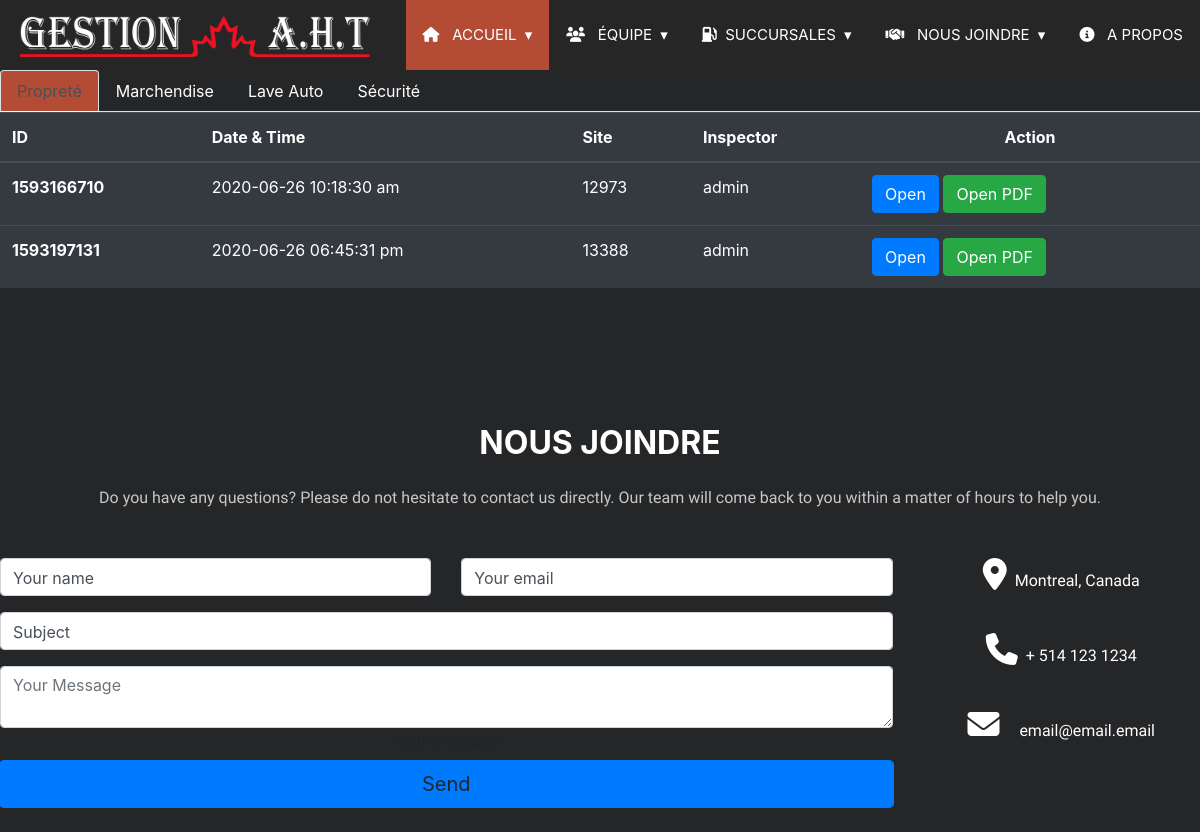
/inspection.php, run on an earlier commit of the app's database.
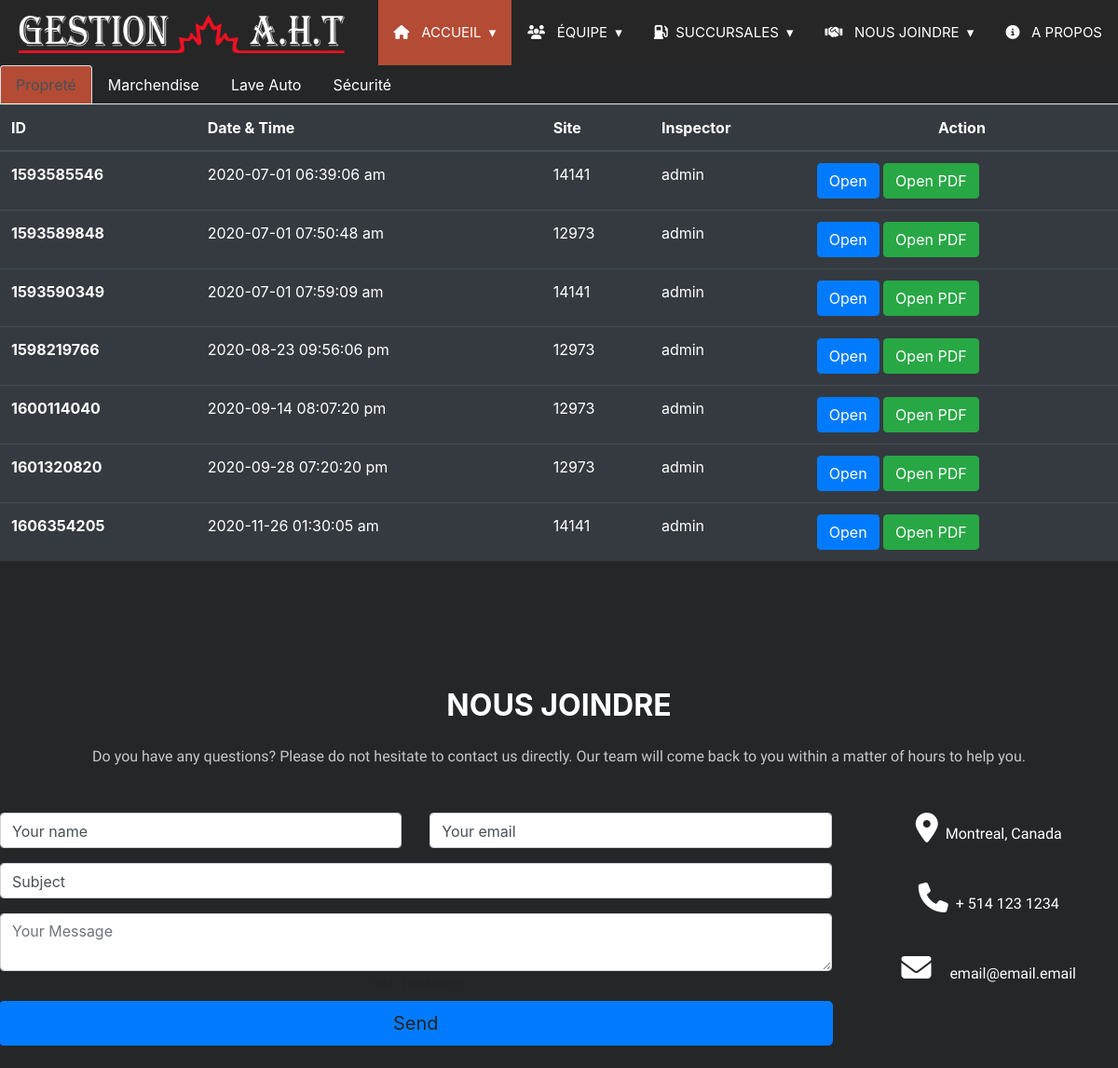
And on a later commit of the database.
### tables this page shows
CREATE TABLE IF NOT EXISTS `tbl_inspection` (
  `id` int(10) NOT NULL AUTO_INCREMENT,
  `type` tinyint(2) NOT NULL,
  `question_number` int(11) NOT NULL,
  `score` decimal(7,1) NOT NULL,
  `comment` varchar(500) DEFAULT NULL,
  `image` varchar(250) DEFAULT NULL,
  `tbl_users_id` int(10) NOT NULL,
  `tbl_evaluation_id` int(11) NOT NULL,
  `tbl_sites_id` int(10) NOT NULL,
  `status` int(1) NOT NULL DEFAULT '1',
  PRIMARY KEY (`id`)
);

CREATE TABLE IF NOT EXISTS `tbl_sites` (
  `id` int(10) NOT NULL AUTO_INCREMENT,
  `site_number` varchar(50) NOT NULL,
  `address` varchar(220) NOT NULL,
  `postalcode` varchar(8) NOT NULL,
  `site_contact` bigint(20) NOT NULL,
  `site_email` varchar(50) NOT NULL,
  `manager` varchar(30) NOT NULL,
  `manager_contact` bigint(20) NOT NULL,
  `owner_name` varchar(30) NOT NULL,
  `owner_number` bigint(20) NOT NULL,
  `laveauto` tinyint(4) NOT NULL,
  `status` int(1) NOT NULL DEFAULT '1',
  PRIMARY KEY (`id`)
);

CREATE TABLE IF NOT EXISTS `tbl_users` (
  `id` int(10) NOT NULL AUTO_INCREMENT,
  `firstname` varchar(20) NOT NULL,
  `lastname` varchar(20) NOT NULL,
  `email` varchar(120) NOT NULL,
  `username` varchar(10) NOT NULL,
  `password` varchar(50) NOT NULL,
  `level` int(3) NOT NULL,
  `valid` int(11) NOT NULL DEFAULT '0',
  `status` int(1) NOT NULL DEFAULT '1',
  PRIMARY KEY (`id`)
);

### inspection.php (the view, shortened to what this page needs)
<?php
include "header.php";
$evaluations = $db->query("select tbl_inspection.id,tbl_inspection.type,tbl_inspection.question_number,tbl_inspection.score, tbl_inspection.comment, tbl_inspection.tbl_evaluation_id,
tbl_inspection.tbl_sites_id,tbl_users.firstname,tbl_users.lastname, tbl_sites.site_number, tbl_sites.address from tbl_inspection
INNER join tbl_users ON tbl_inspection.tbl_users_id = tbl_users.id
INNER join tbl_sites ON tbl_inspection.tbl_sites_id = tbl_sites.id GROUP BY tbl_evaluation_id;")->fetchAll(PDO::FETCH_ASSOC);
?>
<div class="tab-content">
    <ul class="nav nav-tabs" role="tablist">
        <li class="nav-item">
            <a class="nav-link  active" href="#clean" role="tab" data-toggle="tab"
               aria-selected="true">Propreté</a>
        </li>
        <li class="nav-item">
            <a class="nav-link" href="#goods" role="tab" data-toggle="tab">Marchendise</a>
        </li>
        <li class="nav-item">
            <a class="nav-link" href="#carwash" role="tab" data-toggle="tab">Lave Auto</a>
        </li>
        <li class="nav-item">
            <a class="nav-link" href="#secure" role="tab" data-toggle="tab">Sécurité</a>
        </li>
    </ul>
    <div role="tabpanel" class="tab-pane active" id="clean">
        <table class="table table-hover table-dark">
            <thead>
            <tr>
                <th scope="col">ID</th>
                <th scope="col">Date & Time</th>
                <th scope="col">Site</th>
                <th scope="col">Inspector</th>
                <th scope="col" class="text-center">Action</th>
            </tr>
            </thead>
            <tbody>
            <?php foreach ($evaluations as $key => $eval): ?>
                <tr>
                    <?php if ($evaluations[$key]['type'] == 1): ?>
                        <th scope="row"><?= $eval['tbl_evaluation_id'] ?></th>
                        <td><?= date("Y-m-d h:i:s a", $eval['tbl_evaluation_id']) ?></td>
                        <td><?= $eval['site_number'] ?></td>
                        <td><?= $eval['firstname'] ?></td>
                        <td>
                            <form action="">
                                <input class="btn btn-primary editBtn" type="submit" name="open" value="Open">
                                <a class="btn btn-success" href="http://gestionaht.ca/generate_pdf.php">Open PDF</a>
                            </form>
                        </td>
                    <?php endif; ?>
                </tr>
            <?php endforeach; ?>
            </tbody>
        </table>
    </div>
</div>
<?php include "footer.php" ?>

What changed in the data, as far as the page shows it:
no longer on this page (row edited): tbl_inspection: tbl_evaluation "1593166710", tbl_evaluation "2020-06-26 10:18:30 am", tbl_sites.site_number "12973", tbl_users.firstname "admin"
no longer on this page (row edited): tbl_inspection: tbl_evaluation "1593197131", tbl_evaluation "2020-06-26 06:45:31 pm", tbl_sites.site_number "13388", tbl_users.firstname "admin"
now on this page (row edited): tbl_inspection: tbl_evaluation "1593585546", tbl_evaluation "2020-07-01 06:39:06 am", tbl_sites.site_number "14141", tbl_users.firstname "admin"
now on this page (row edited): tbl_inspection: tbl_evaluation "1593589848", tbl_evaluation "2020-07-01 07:50:48 am", tbl_sites.site_number "12973", tbl_users.firstname "admin"
now on this page (row edited): tbl_inspection: tbl_evaluation "1593590349", tbl_evaluation "2020-07-01 07:59:09 am", tbl_sites.site_number "14141", tbl_users.firstname "admin"
added tbl_inspection: tbl_evaluation "1598219766", tbl_evaluation "2020-08-23 09:56:06 pm", tbl_sites.site_number "12973", tbl_users.firstname "admin"
added tbl_inspection: tbl_evaluation "1600114040", tbl_evaluation "2020-09-14 08:07:20 pm", tbl_sites.site_number "12973", tbl_users.firstname "admin"
added tbl_inspection: tbl_evaluation "1601320820", tbl_evaluation "2020-09-28 07:20:20 pm", tbl_sites.site_number "12973", tbl_users.firstname "admin"
added tbl_inspection: tbl_evaluation "1606354205", tbl_evaluation "2020-11-26 01:30:05 am", tbl_sites.site_number "14141", tbl_users.firstname "admin"
